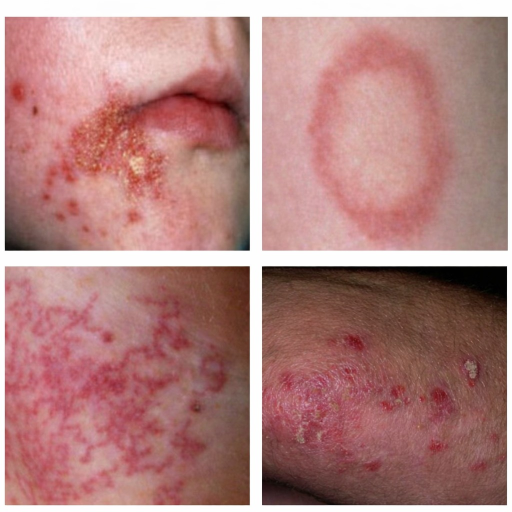
#> input picture app/uploaded_images/Bacterial_47_20260423_114714.jpg, 1024 x 1024 px (shown at 1/2 size)
$ python -i fast_validator.py   (imports and definitions only)   (older library calls are emulated)
#> lines starting #> are read from the running program, lines starting #| are printed output that depends on the picture
"""
Unified fast validator for image integrity and quality.
Optimized for low-latency inference.
"""
import cv2
import numpy as np
from typing import Dict

# Thresholds
STRICT_REJECT_THRESHOLD = 90.0
CLEAR_IMAGE_THRESHOLD = 110.0

def validate_image(path: str) -> Dict:
    """
    Single-pass validation:
    1. Read bytes
    2. Check magic headers
    3. Decode with OpenCV
    4. Calculate Laplacian Variance (Downsampled)
    """
    try:
        with open(path, "rb") as f:
            data = f.read()
    except Exception as e:
        return {"overall_ok": False, "error": f"Read error: {e}"}

    if not data:
        return {"overall_ok": False, "error": "File is empty"}

    # Magic Header Check
    h = data[:12]
    is_valid_header = (
        h.startswith(b"\xff\xd8") or           # JPEG
        h.startswith(b"\x89PNG\r\n\x1a\n") or  # PNG
        h[:4] == b"RIFF" and h[8:12] == b"WEBP" # WEBP
    )
    if not is_valid_header:
        return {"overall_ok": False, "error": "Invalid image format (must be JPEG, PNG, or WEBP)"}

    # Decode
    arr = np.frombuffer(data, np.uint8)
    img = cv2.imdecode(arr, cv2.IMREAD_COLOR)
#> img is the input picture: shape (1024, 1024, 3); mean B, G, R 126.1, 128.7, 176.5
    if img is None:
        return {"overall_ok": False, "error": "Image corruption (OpenCV decode failed)"}

    # Quality check (Blur)
    # 1. Grayscale
    gray = cv2.cvtColor(img, cv2.COLOR_BGR2GRAY)
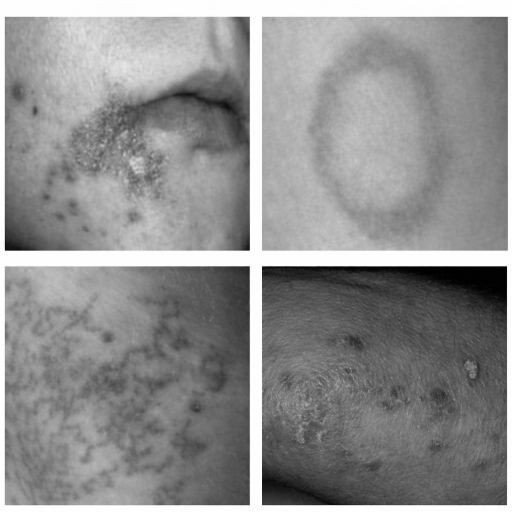
#> gray: shape (1024, 1024) (shown at 1/2 size); min 0, max 255, mean 142.7

    # 2. Downsample if very large to speed up Laplacian (1024px is plenty)
    h, w = gray.shape
#> h = 1024; w = 1024
    if max(h, w) > 1024:
        scale = 1024 / max(h, w)
        gray = cv2.resize(gray, (0,0), fx=scale, fy=scale, interpolation=cv2.INTER_AREA)

    # 3. Laplacian Variance
    variance = float(cv2.Laplacian(gray, cv2.CV_64F).var())
#> variance = 158.8

    if variance < STRICT_REJECT_THRESHOLD:
        return {
            "overall_ok": False,
            "error": f"Image too blurry (var={variance:.1f})",
            "laplacian_variance": variance
        }

    return {
        "overall_ok": True,
        "laplacian_variance": variance,
        "quality_status": "clear" if variance > CLEAR_IMAGE_THRESHOLD else "soft",
        "dimensions": f"{w}x{h}"
    }

>>> result = validate_image('../uploaded_images/Bacterial_47_20260423_114714.jpg')
#> result = {'overall_ok': True, 'laplacian_variance': 158.8, 'quality_status': 'clear', 'dimensions': '1024x1024'}

$ run again, on app/uploaded_images/Psoriasis_69_20251119_004807.jpg
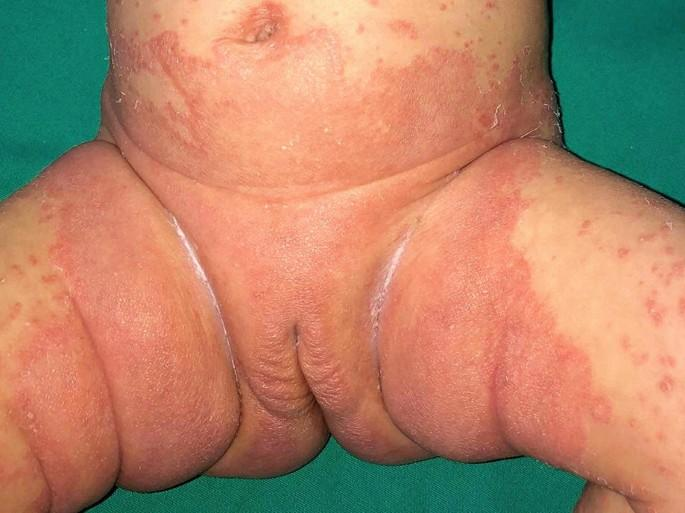
#> input picture app/uploaded_images/Psoriasis_69_20251119_004807.jpg, 685 x 513 px
#> in validate_image, img is the input picture: shape (513, 685, 3); mean B, G, R 104.7, 132.1, 178
#> in validate_image, `gray = cv2.cvtColor(img, cv2.COLOR_BGR2GRAY)`:
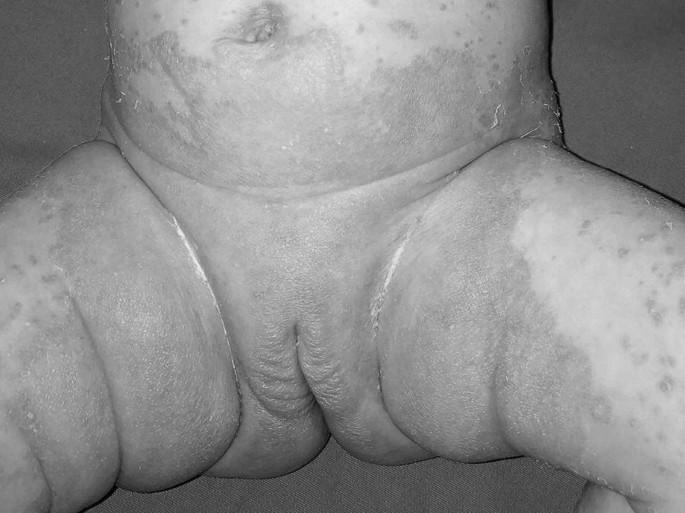
#> gray: shape (513, 685); min 1, max 236, mean 142.7
#> variance = 201
#> result = {'overall_ok': True, 'laplacian_variance': 201, 'quality_status': 'clear', 'dimensions': '685x513'}
